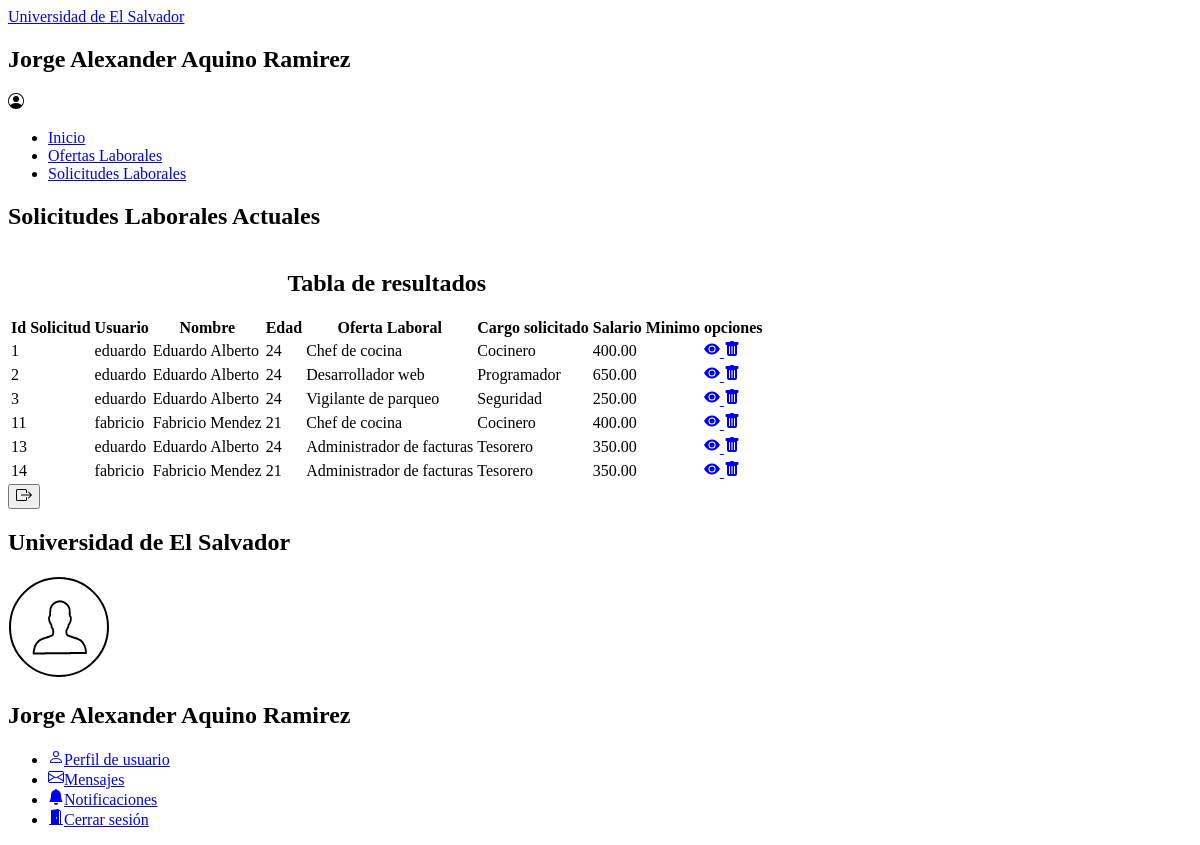
The app's page /inicio/all-solicitudeslaborales (signed in), older data.
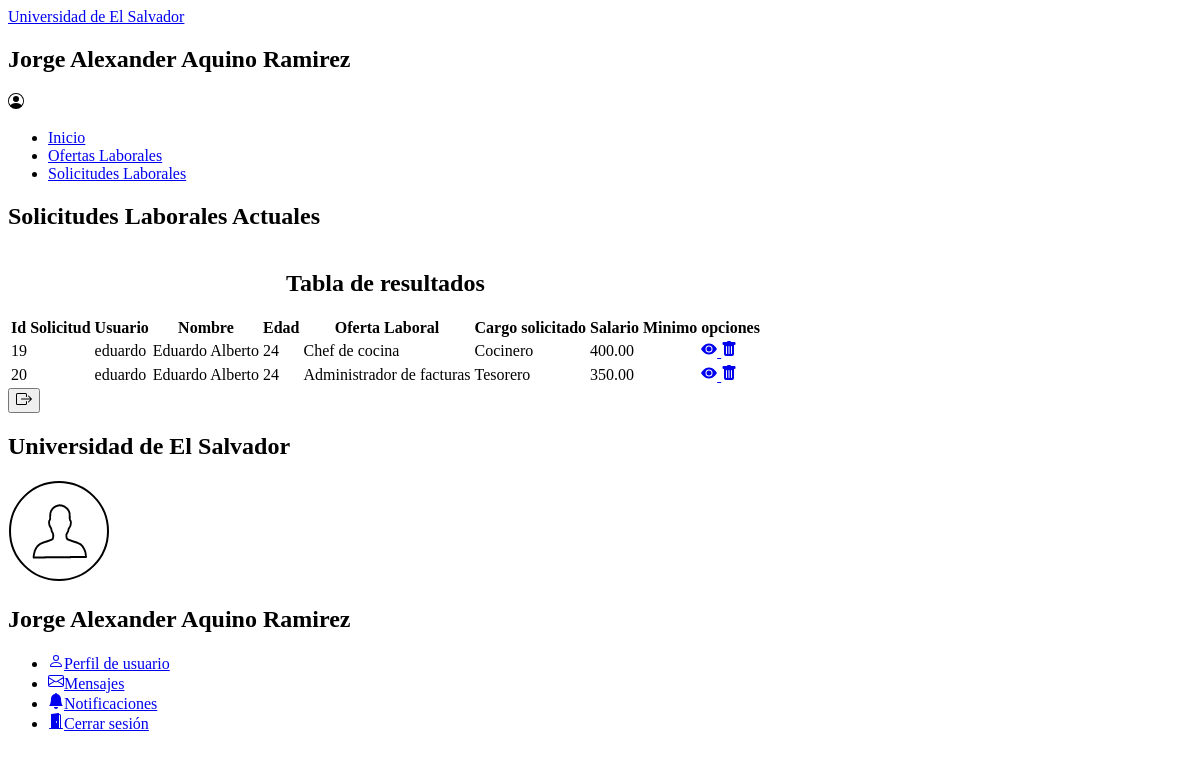
The same page, newer data.
### apps/OfertasLaborales/models.py (models this page shows, shortened)
class SolicitudLaboral(models.Model):
    ofertalaboral = models.ForeignKey(OfertaLaboral, on_delete=models.CASCADE)
    user = models.ForeignKey(User, on_delete=models.CASCADE)

class Persona(models.Model):
    user = models.OneToOneField(User, on_delete=models.CASCADE)
    fecha_nacimiento = models.DateField(auto_now=False, auto_now_add=False, default=None, null=True)
    genero = models.CharField(max_length=50, default=None, null=True)
    edad = models.IntegerField(default=None, null=True)
    telefono = models.CharField(max_length=80, default=None, null=True)
    dui = models.CharField(max_length=80, default=None, null=True)
    direccion = models.CharField(max_length=200, default=None, null=True)

class OfertaLaboral(models.Model):
    area_de_trabajo = models.CharField(max_length=150, default=None, null=True)
    cargo_solicitado = models.CharField(max_length=150, default=None, null=True)
    vacantes = models.CharField(max_length=150, default=None, null=True)
    tipo_contratacion = models.CharField(max_length=150, default=None, null=True)
    nivel_experiencia = models.CharField(max_length=150, default=None, null=True)
    generos = models.CharField(max_length=150, default=None, null=True)
    edad_solicitada = models.CharField(max_length=150, default=None, null=True)
    salario_minimo = models.DecimalField(max_digits=10000,decimal_places=2,default=0.00, null=True)
    salario_maximo = models.DecimalField(max_digits=10000,decimal_places=2,default=0.00, null=True)
    descripcion = models.CharField(max_length=3000, default=None, null=True)
    categoria = models.ForeignKey(Categoria, on_delete=models.CASCADE)
    facultad = models.ForeignKey(Facultad, on_delete=models.CASCADE)
    sede = models.ForeignKey(Sede, on_delete=models.CASCADE)

### apps/Administracion/views.py (the view)
# urls.py: path('inicio/all-solicitudeslaborales', views.SolcitudesAll.as_view(), name='solicitudeslaborales_all'),
class SolcitudesAll(ObjetosAll):
    template_name = 'Administracion/solicitudeslaborales.html'
    model = SolicitudLaboral
    objeto = 'SolicitudLaboral'
    titulo = 'Listado de Solicitudes Laborales'

### apps/Administracion/views.py (called while the page is built)
    def get_context_data(self, **kwargs):
        context = super().get_context_data(**kwargs)
        context["objeto"] = self.objeto
        context["titulo"] = self.titulo
        return context

### templates/Administracion/solicitudeslaborales.html (shortened to what this page needs)
<!DOCTYPE html>
{% extends 'Administracion/administracion.html' %}
{% load compress %}
{% load static %}
{% block main-administracion %}
   <div class="main">
       <nav class="sub-navbar-admin">
           <h2>Solicitudes Laborales Actuales</h2>
       </nav>
        <main class="contenedor-form sub-main-admin">
            {% block contenedor-solicitudes %}
            <div class="contenedor-tabla">
                <table class="tabla-formularios">
                    <caption>
                        <h2>Tabla de resultados</h2>
                    </caption>
                    <thead>
                        <th>Id Solicitud</th>
                        <th>Usuario</th>
                        <th>Nombre</th>
                        <th>Edad</th>
                        <th>Oferta Laboral</th>
                        <th>Cargo solicitado</th>
                        <th>Salario Minimo</th>
                        <th>opciones</th>
                    </thead>
                    <tbody>
                        {% for field in object_list %}
                        <tr>
                            <td>{{field.id}}</td>
                            <td>{{field.user.username}}</td>
                            <td>{{field.user.first_name}}</td>
                            <td>{{field.user.persona.edad}}</td>
                            <td>{{field.ofertalaboral.area_de_trabajo}}</td>
                            <td>{{field.ofertalaboral.cargo_solicitado}}</td>
                            <td>{{field.ofertalaboral.salario_minimo}}</td>
                            <td>
                                <a class="btn-table btn-view-tb" href="{% url 'solicitudlaboral_view' field.id %}">
                                    <svg xmlns="http://www.w3.org/2000/svg" width="16" height="16" fill="currentColor" class="bi bi-eye-fill" viewBox="0 0 16 16">
                                        <path d="M10.5 8a2.5 2.5 0 1 1-5 0 2.5 2.5 0 0 1 5 0z"/>
                                        <path d="M0 8s3-5.5 8-5.5S16 8 16 8s-3 5.5-8 5.5S0 8 0 8zm8 3.5a3.5 3.5 0 1 0 0-7 3.5 3.5 0 0 0 0 7z"/>
                                    </svg>
                                </a>
                                <a class="btn-table btn-delete-tb" href="{% url 'solicitudlaboral_delete' field.id %}">
                                </a>
                            </td>
                        </tr>
                        {% endfor %}
                    </tbody>
                </table>
            </div>
            {% endblock contenedor-solicitudes %}
        </main>
   </div>
{% endblock main-administracion %}

Row changes from the older to the newer data that the page shows:
removed SolicitudLaboral: id "1", user.username "eduardo", user.first_name "Eduardo Alberto", user.persona.edad "24", ofertalaboral.area_de_trabajo "Chef de cocina", ofertalaboral.cargo_solicitado "Cocinero", ofertalaboral.salario_minimo "400.00"
removed SolicitudLaboral: id "2", user.username "eduardo", user.first_name "Eduardo Alberto", user.persona.edad "24", ofertalaboral.area_de_trabajo "Desarrollador web", ofertalaboral.cargo_solicitado "Programador", ofertalaboral.salario_minimo "650.00"
removed SolicitudLaboral: id "3", user.username "eduardo", user.first_name "Eduardo Alberto", user.persona.edad "24", ofertalaboral.area_de_trabajo "Vigilante de parqueo", ofertalaboral.cargo_solicitado "Seguridad", ofertalaboral.salario_minimo "250.00"
removed SolicitudLaboral: id "11", user.username "fabricio", user.first_name "Fabricio Mendez", user.persona.edad "21", ofertalaboral.area_de_trabajo "Chef de cocina", ofertalaboral.cargo_solicitado "Cocinero", ofertalaboral.salario_minimo "400.00"
removed SolicitudLaboral: id "13", user.username "eduardo", user.first_name "Eduardo Alberto", user.persona.edad "24", ofertalaboral.area_de_trabajo "Administrador de facturas", ofertalaboral.cargo_solicitado "Tesorero", ofertalaboral.salario_minimo "350.00"
removed SolicitudLaboral: id "14", user.username "fabricio", user.first_name "Fabricio Mendez", user.persona.edad "21", ofertalaboral.area_de_trabajo "Administrador de facturas", ofertalaboral.cargo_solicitado "Tesorero", ofertalaboral.salario_minimo "350.00"
added SolicitudLaboral: id "19", user.username "eduardo", user.first_name "Eduardo Alberto", user.persona.edad "24", ofertalaboral.area_de_trabajo "Chef de cocina", ofertalaboral.cargo_solicitado "Cocinero", ofertalaboral.salario_minimo "400.00"
added SolicitudLaboral: id "20", user.username "eduardo", user.first_name "Eduardo Alberto", user.persona.edad "24", ofertalaboral.area_de_trabajo "Administrador de facturas", ofertalaboral.cargo_solicitado "Tesorero", ofertalaboral.salario_minimo "350.00"
